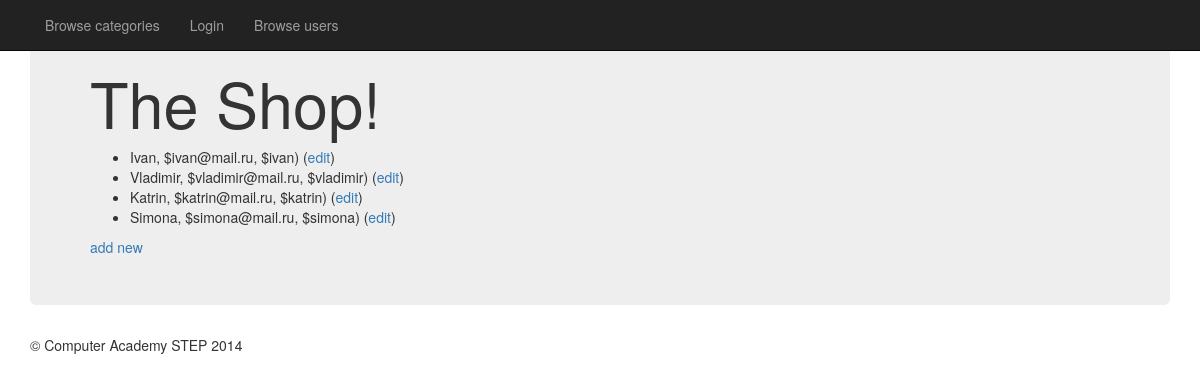
The page /index.php?ctrl=user&act=users on the database as committed earlier.
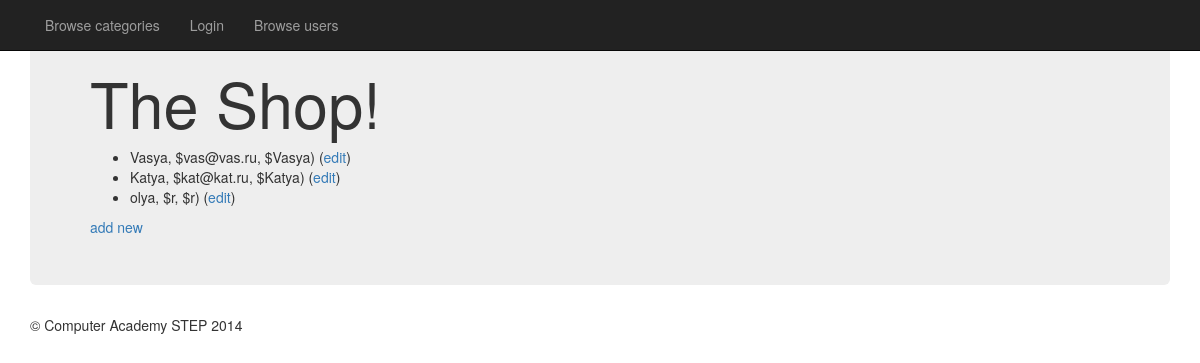
The same page on the database as committed later.
### tables this page shows
CREATE TABLE `users` (
  `id` int(11) NOT NULL AUTO_INCREMENT,
  `name` varchar(256) DEFAULT NULL,
  `password` varchar(256) DEFAULT NULL,
  `email` varchar(246) DEFAULT NULL,
  PRIMARY KEY (`id`)
);

### controller/FrontController.php (called while the page is built, shortened)
<?php
class FrontController {
    function start() {
        $this->view = new View();
        $r = new Request();
        $ctrlName = $r->getGetValue('ctrl');
        switch ($ctrlName) {
            case 'user':
                $ctrl = new UserController($this->view);
                break;
        }
        $action = $r->getGetValue('act');
        $view = $ctrl->{"{$action}Action"}();
        $layOut = new Layout();
        $layOut->setCtrlName($ctrlName);
        $layOut->setView($this->view);
        $layOut->render($view);
    }
}

### index.php (called while the page is built, shortened)
<?php
function findClass($class) {
    $class = str_replace('\\', '/', $class) . '.php';
}
$fc = new FrontController();
$fc->start();

### util/View.php (called while the page is built, shortened)
<?php
class View {
    private $storage = [];
    function __get($name) {
        if (isset($this->storage[$name])) {
            return $this->storage[$name];
        }
        return '';
    }
    function __set($name, $value) {
        $this->storage[$name] = $value;
    }
}

### model/service/UserService.php (called while the page is built, shortened)
<?php
class UserService {
    function getUserList() {
        $users = [];
        $stmt = \util\MySQL::$db->prepare("SELECT id, name, email, password FROM users");
        $stmt->execute();
        while ($item = $stmt->fetchObject('model\entity\User')) {
            $users[] = $item;
        }
        return $users;
    }
}

### controller/UserController.php (called while the page is built, shortened)
<?php
class UserController extends BaseController {
    private $userService;
    private function getUserService() {
        if (empty($this->userService)) {
            $this->userService = new UserService();
        }
        return $this->userService;
    }
    function usersAction() {
        $this->view->users = $this->getUserService()->getUserList();
        return 'users';
    }
}

### model/entity/User.php (called while the page is built, shortened)
<?php
class User {
    private $id;
    private $name;
    private $email;
    private $password;
    public function getName() {
        return $this->name;
    }
    public function getEmail() {
        return $this->email;
    }
    public function getPassword() {
        return $this->password;
    }
    public function getId() {
        return $this->id;
    }
}

### view/user/users.php (the view, shortened to what this page needs)
<html>
    <head>
    </head>
    <body>
        <ul>
            <?php
            foreach ($this->view->users as $user) {
                echo "<li>{$user->getName()}, \${$user->getEmail()}, \${$user->getPassword()}) (<a href=\"index.php?ctrl=user&act=editUser&id={$user->getId()}\">edit</a>)</li>";
            }
            ?>
        </ul>
        <a href="index.php?ctrl=user&act=editUser">add new</a>
    </body>
</html>

### view/Layout.php (shortened to what this page needs)
<?php
class Layout {
    private $layoutName='default';
    private $viewName;
    private $ctrlName;
    public function setCtrlName($ctrlName) {
        $this->ctrlName = $ctrlName;
    }
    private $disableLayout = 0;
    public function setView($view) {
        $this->view = $view;
    }
    public function render($viewName){
        if ($this->disableLayout) {
            require "view/$viewName.php";
        } else {
            $fileName = "layout/{$this->layoutName}.php";
            $this->viewName = $viewName;
            require $fileName;
        }
    }
    public function view() {
        $fileName = "view/{$this->ctrlName}/{$this->viewName}.php";
        require $fileName;
    }
}

### layout/default.php
<html>
    <head>
        <link rel="stylesheet" type="text/css" href="https://maxcdn.bootstrapcdn.com/bootstrap/3.2.0/css/bootstrap.min.css" />
    </head>
    <body>
        <nav class="navbar navbar-inverse navbar-fixed-top">
            <div class="container">
                <ul class="nav navbar-nav">
                    <li><a href="index.php?ctrl=good&act=categories">Browse categories</a></li>
                    <li><a href="index.php?ctrl=user&act=logIn"> Login</a> </li>
                    <li><a href="index.php?ctrl=user&act=users">Browse users</a></li>
                </ul>
            </div>
        </nav>
        <div class="container">
            <div class="jumbotron">
                <h1>The Shop!</h1>
                <?php $this->view() ?>
            </div>
            <div>&copy; Computer Academy STEP 2014</div>
        </div>
    </body>
</html>

Rows that differ between the two databases and show on the page:
removed users: name "Simona", email "simona@mail.ru", password "simona"
changed users: name "Ivan" → "Vasya"; email "ivan@mail.ru" → "vas@vas.ru"; password "ivan" → "Vasya"
changed users: name "Vladimir" → "Katya"; email "vladimir@mail.ru" → "kat@kat.ru"; password "vladimir" → "Katya"
changed users: name "Katrin" → "olya"; email "katrin@mail.ru" → "r"; password "katrin" → "r"
